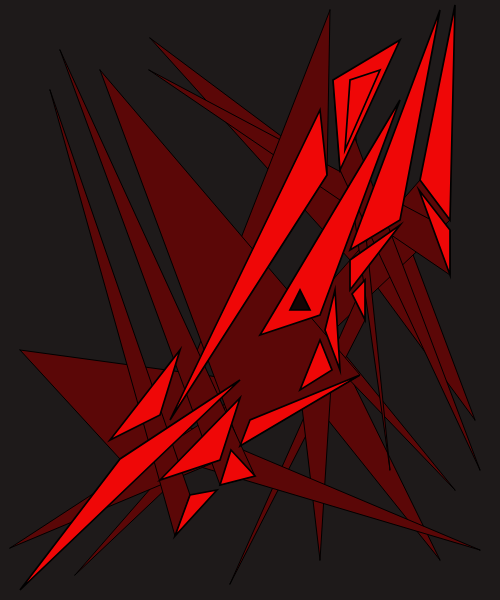
Frame 1 (no input)
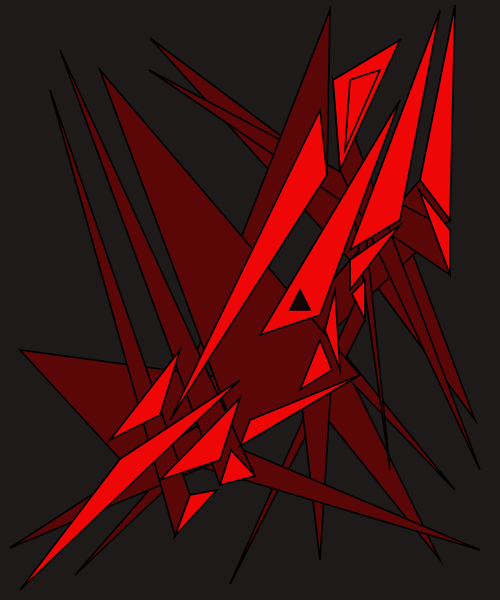
Frame 60 (no input)
Frame 120 (the mouse pressed at the canvas centre since frame 60): identical to frame 60, image omitted

The p5.js sketch that drew these frames (run headless with seeded random() and noise() and a simulated clock; from frame 60 on, the mouse is pressed at the canvas centre):

// p5.js sketch
// ── sketch.js
function setup() {
  createCanvas(500, 600);
}

function draw() {
  background("rgb(30,26,26)");
  /*SHADOWS*/
  
  fill("#5B0707")
  //17
  beginShape();
  vertex(440, 560);
  vertex(320, 315);
  vertex(260, 335);
  endShape(CLOSE);
  //16
  beginShape();
  vertex(475, 420);
  vertex(400, 220);
  vertex(350, 250);
  endShape(CLOSE);
  //15
  beginShape();
  vertex(150, 38);
  vertex(400, 225);
  vertex(350, 260);
  endShape(CLOSE);
  //14
  beginShape();
  vertex(75, 575);
  vertex(450, 220);
  vertex(420, 180);
  endShape(CLOSE);
  //13
  beginShape();
  vertex(149, 70);
  vertex(450, 230);
  vertex(450, 275);
  endShape(CLOSE);
  //12
  beginShape();
  vertex(455, 490);
  vertex(340, 370);
  vertex(325, 330);
  endShape(CLOSE);
  //11
  beginShape();
  vertex(230, 584);
  vertex(365, 280);
  vertex(365, 320);
  endShape(CLOSE);
  //10
  beginShape();
  vertex(320, 560);
  vertex(332, 370);
  vertex(300, 390);
  endShape(CLOSE);
  //9
   beginShape();
  vertex(390, 470);
  vertex(350, 80);
  vertex(345, 150);
  endShape(CLOSE);
  //8
  beginShape();
  vertex(480, 470);
  vertex(340, 170);
  vertex(333, 80);
  endShape(CLOSE);
  //7
  beginShape();
  vertex(330, 10);
  vertex(327, 175);
  vertex(170, 420);
  endShape(CLOSE);
  //6
   beginShape();
  vertex(480, 550);
  vertex(160, 415);
  vertex(110, 440);
  endShape(CLOSE);
  //5
  beginShape();
  vertex(20, 350);
  vertex(120, 459);
  vertex(240, 380);
  endShape(CLOSE);
  //4
  beginShape();
  vertex(10, 548);
  vertex(240, 398);
  vertex(220, 460);
  endShape(CLOSE);
  //3
  beginShape();
  vertex(100, 70);
  vertex(240, 446);
  vertex(360, 375);
  endShape(CLOSE);
  //2
  beginShape();
  vertex(60, 50);
  vertex(255, 476);
  vertex(220, 485);
  endShape(CLOSE);
  //1
  beginShape();
  vertex(50, 90);
  vertex(175, 536);
  vertex(190, 495);
  endShape(CLOSE);
  
  noStroke();
  stroke("#000000");
  strokeWeight("1.7");
  fill("#EF0707");
  
  /*Main Triangles*/
  
  //1
  beginShape();
  vertex(217, 490);
  vertex(175, 536);
  vertex(190, 495);
  endShape(CLOSE);
  //2
  beginShape();
  vertex(231, 450);
  vertex(255, 476);
  vertex(220, 485);
  endShape(CLOSE);
  //3
  beginShape();
  vertex(250, 420);
  vertex(240, 446);
  vertex(360, 375);
  endShape(CLOSE);
  //4
   beginShape();
  vertex(160, 480);
  vertex(240, 398);
  vertex(220, 460);
  endShape(CLOSE);
  //5
  beginShape();
  vertex(20, 590);
  vertex(120, 459);
  vertex(240, 380);
  endShape(CLOSE);
  //6
   beginShape();
  vertex(180, 350);
  vertex(160, 415);
  vertex(110, 440);
  endShape(CLOSE);
  //7
  beginShape();
  vertex(320, 110);
  vertex(327, 175);
  vertex(170, 420);
  endShape(CLOSE);
  //8
  beginShape();
  vertex(400, 40);
  vertex(340, 170);
  vertex(333, 80);
  endShape(CLOSE);
  //9
   beginShape();
  vertex(380, 70);
  vertex(350, 80);
  vertex(345, 150);
  endShape(CLOSE);
  //10
  beginShape();
  vertex(320, 340);
  vertex(332, 370);
  vertex(300, 390);
  endShape(CLOSE);
  //11
  beginShape();
  vertex(352, 294);
  vertex(365, 280);
  vertex(365, 320);
  endShape(CLOSE);
  //12
  beginShape();
  vertex(335, 290);
  vertex(340, 370);
  vertex(325, 330);
  endShape(CLOSE);
  //13
  beginShape();
  vertex(419, 190);
  vertex(450, 230);
  vertex(450, 275);
  endShape(CLOSE);
  //14
  beginShape();
  vertex(455, 5);
  vertex(450, 220);
  vertex(420, 180);
  endShape(CLOSE);
  //15
  beginShape();
  vertex(350, 290);
  vertex(400, 225);
  vertex(350, 260);
  endShape(CLOSE);
  //16
  beginShape();
  vertex(440, 10);
  vertex(400, 220);
  vertex(350, 250);
  endShape(CLOSE);
  //17
  beginShape();
  vertex(400, 100);
  vertex(320, 315);
  vertex(260, 335);
  endShape(CLOSE);
  //18 Main
  fill("#130505");
  beginShape();
  vertex(300, 290);
  vertex(310, 310);
  vertex(290, 310);
  endShape(CLOSE);
  
  
  
}
